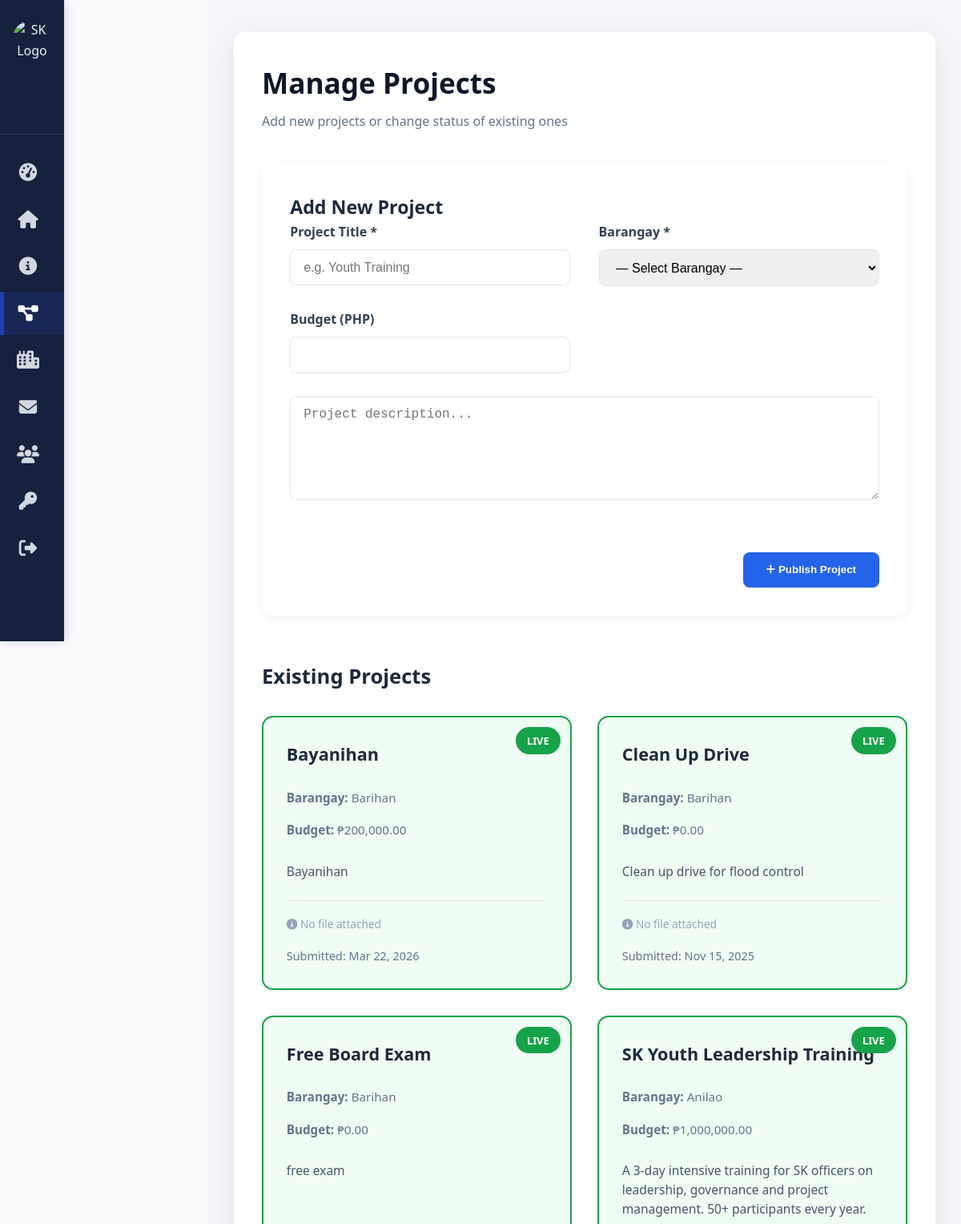
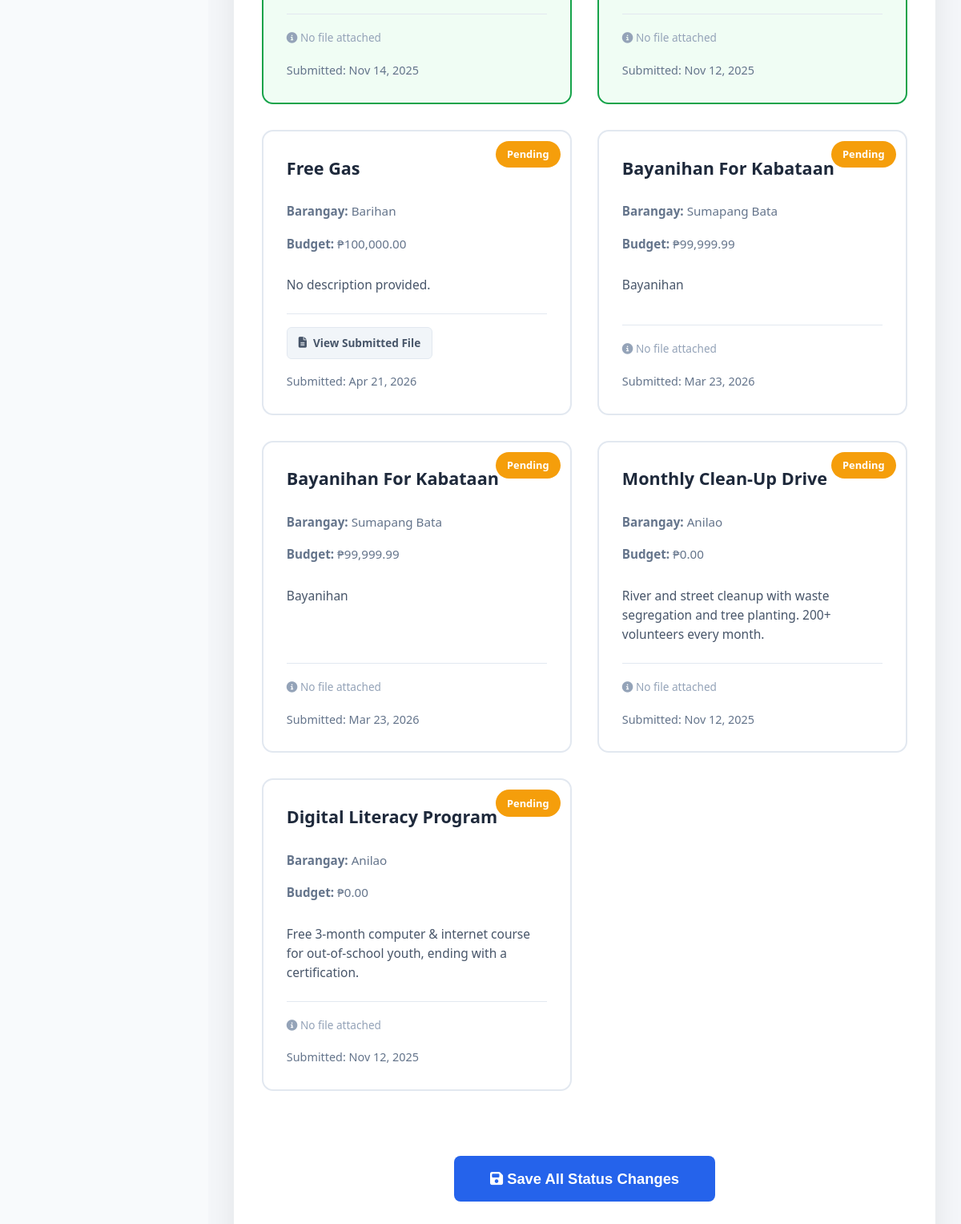
Page /admin/cms_projects.php (signed in) on the committed database (2 pictures, top to bottom).
### tables this page shows
CREATE TABLE `projects` (
  `id` int(11) NOT NULL,
  `barangay_id` int(11) NOT NULL,
  `title` varchar(150) NOT NULL,
  `description` text DEFAULT NULL,
  `image` varchar(100) DEFAULT NULL,
  `status` enum('pending','approved','rejected') DEFAULT 'pending',
  `submitted_by` int(11) DEFAULT NULL,
  `submitted_at` datetime DEFAULT current_timestamp(),
  `approved_at` datetime DEFAULT NULL,
  `budget` decimal(12,2) DEFAULT 0.00,
  `file_path` varchar(255) DEFAULT NULL
);

### admin/cms_projects.php (the view, shortened to what this page needs)
<?php
require_once '../connection.php';
$stmt = $pdo->query("
    SELECT
        p.id, p.title, p.description, p.budget, p.status,
        p.file_path,
        p.submitted_at, p.approved_at,
        COALESCE(b.name, '— Unknown —') AS barangay_name
    FROM projects p
    LEFT JOIN barangay b ON p.barangay_id = b.id
    ORDER BY p.approved_at DESC, p.submitted_at DESC
");
$projects = $stmt->fetchAll(PDO::FETCH_ASSOC);
?>
<!DOCTYPE html>
<html lang="en">
<head>
    <link rel="stylesheet" href="adminstyle.css">
    <link rel="stylesheet" href="https://cdnjs.cloudflare.com/ajax/libs/font-awesome/6.5.0/css/all.min.css">
</head>
<body>
<?php include 'sidebar.php'; ?>
<div class="main-content">
    <div class="container">
        <h1>Manage Projects</h1>
        <p class="muted">Add new projects or change status of existing ones</p>
        <div class="add-section">
            <h2 style="margin-top:0; font-size:1.45rem;">Add New Project</h2>
            <form method="POST">
                <div class="form-grid">
                    <div class="form-group">
                        <label>Project Title *</label>
                        <input type="text" name="title" required placeholder="e.g. Youth Training">
                    </div>
                    <div class="form-group">
                        <label>Barangay *</label>
                        <select name="barangay_id" required>
                            <option value="">— Select Barangay —</option>
                        </select>
                    </div>
                    <div class="form-group">
                        <label>Budget (PHP)</label>
                        <input type="number" name="budget" step="0.01" min="0">
                    </div>
                </div>
                <div style="margin-top:1.8rem;">
                    <textarea name="description" placeholder="Project description..." rows="5" required></textarea>
                </div>
                <div style="margin-top:2rem; text-align:right;">
                    <button type="submit" class="btn btn-primary">
                        <i class="fas fa-plus"></i> Publish Project
                    </button>
                </div>
            </form>
        </div>
        <div class="projects-header">
            <h2 style="margin:0; font-size:1.6rem;">Existing Projects</h2>
        </div>
        <?php if (empty($projects)): ?>
            <p style="text-align:center; padding:4rem 0; color:var(--gray);">No projects found.</p>
        <?php else: ?>
            <form method="POST">
                <div class="project-grid">
                <?php foreach ($projects as $p):
                    $isLive = ($p['status'] ?? 'pending') === 'approved';
                    $class = $isLive ? 'live' : 'pending';
                ?>
                    <div class="project-card <?= $class ?>" onclick="toggleStatus(this)">
                        <h3><?= htmlspecialchars($p['title']) ?></h3>
                        <p class="meta"><strong>Barangay:</strong> <?= htmlspecialchars($p['barangay_name']) ?></p>
                        <p class="meta"><strong>Budget:</strong> ₱<?= number_format($p['budget'] ?? 0, 2) ?></p>
                        <p class="description">
                            <?= nl2br(htmlspecialchars($p['description'] ?: 'No description provided.')) ?>
                        </p>
                        <div class="admin-document-area" onclick="event.stopPropagation();">
                            <?php if (!empty($p['file_path'])): ?>
                                <?php
                                    $icon = "fa-file-alt";
                                ?>
                                <a href="../uploads/projects/<?= htmlspecialchars($p['file_path']) ?>" target="_blank" class="doc-link">
                                    <i class="fas <?= $icon ?>"></i> View Submitted File
                                </a>
                            <?php else: ?>
                                <span style="font-size: 0.85rem; color: #94a3b8;"><i class="fas fa-info-circle"></i> No file attached</span>
                            <?php endif; ?>
                        </div>
                        <div class="date">
                            Submitted: <?= date('M j, Y', strtotime($p['submitted_at'])) ?>
                        </div>
                    </div>
                <?php endforeach; ?>
                </div>
                <div class="save-all-bar">
                    <button type="submit" class="btn btn-primary">
                        <i class="fas fa-save"></i> Save All Status Changes
                    </button>
                </div>
            </form>
        <?php endif; ?>
    </div>
</div>
</body>
</html>

### admin/adminstyle.css (style rules this page uses)
* { box-sizing: border-box; margin: 0; padding: 0; }
body { font-family: 'Segoe UI', Tahoma, Geneva, Verdana, sans-serif; background: #f4f6f9; color: #2c3e50; min-height: 100vh; }
.main-content { margin-left: 80px; padding: 40px; transition: margin-left 0.4s ease; background: #f4f6f9; min-height: 100vh; }
.container { background: white; padding: 35px; border-radius: 14px; box-shadow: 0 10px 35px rgba(0,0,0,0.08); max-width: 1000px; margin: 0 auto; }
.btn-primary { margin-top: 25px; padding: 14px 30px; background: #16213e; color: white; border: none; border-radius: 8px; font-weight: 600; cursor: pointer; transition: all 0.25s; }

### admin/cms_projects.php (style rules this page uses)
:root { --navy: #0f172a; --blue: #2563eb; --success: #16a34a; --light: #f8fafc; --gray: #64748b; --border: #e2e8f0; --pending: #f59e0b; }
body { background: var(--light); font-family: 'Segoe UI', system-ui, sans-serif; color: #1e293b; margin: 0; line-height: 1.6; }
.main-content { margin-left: 260px; padding: 2.5rem 2rem; min-height: 100vh; }
.container { max-width: 1280px; margin: 0 auto; }
h1 { color: var(--navy); font-size: 2.2rem; margin: 0 0 0.5rem; }
.muted { color: var(--gray); margin: 0 0 2.5rem; }
.add-section { background: white; border-radius: 12px; box-shadow: 0 4px 16px rgba(0,0,0,0.06); padding: 2.2rem; margin-bottom: 3.5rem; }
.form-grid { display: grid; grid-template-columns: repeat(auto-fit, minmax(300px, 1fr)); gap: 1.8rem 2.2rem; }
.form-group label { display: block; margin-bottom: 0.5rem; font-weight: 600; color: #334155; }
input, select, textarea { width: 100%; padding: 0.8rem 1rem; border: 1px solid var(--border); border-radius: 8px; font-size: 1rem; }
textarea { min-height: 130px; resize: vertical; }
.btn { padding: 0.9rem 1.8rem; border: none; border-radius: 8px; font-weight: 600; cursor: pointer; transition: all 0.2s; }
.btn-primary { background: var(--blue); color: white; }
.projects-header { display: flex; justify-content: space-between; align-items: center; margin: 3.5rem 0 1.8rem; }
.project-grid { display: grid; grid-template-columns: repeat(auto-fill, minmax(340px, 1fr)); gap: 2rem; }
.project-card { background: white; border: 2px solid var(--border); border-radius: 14px; padding: 1.8rem; transition: all 0.2s ease; position: relative; overflow: hidden; display: flex; flex-direction: column; }
.project-card.live { border-color: var(--success); background: #f0fdf4; }
.project-card.live::after { content: "LIVE"; position: absolute; top: 12px; right: 12px; background: var(--success); color: white; font-size: 0.8rem; font-weight: bold; padding: 0.4rem 0.9rem; border-radius: 999px; }
.project-card.pending::after { content: "Pending"; position: absolute; top: 12px; right: 12px; background: var(--pending); color: white; font-size: 0.8rem; font-weight: bold; padding: 0.4rem 0.9rem; border-radius: 999px; }
.project-card h3 { margin: 0 0 1rem; font-size: 1.35rem; color: #1e293b; }
.project-card .meta { color: var(--gray); font-size: 0.95rem; margin: 0.5rem 0; }
.project-card .description { margin-top: 1.2rem; color: #475569; line-height: 1.55; font-size: 0.97rem; flex-grow: 1; }
.admin-document-area { margin-top: 1.5rem; padding-top: 1rem; border-top: 1px solid var(--border); }
.doc-link { text-decoration: none; background: #f1f5f9; color: #475569; font-size: 0.85rem; font-weight: 600; padding: 8px 14px; border-radius: 6px; border: 1px solid #e2e8f0; display: inline-flex; align-items: center; gap: 8px; }
.project-card .date { color: #64748b; font-size: 0.9rem; margin-top: 1rem; display: block; }
.save-all-bar { margin: 3.5rem 0 2.5rem; text-align: center; }
.save-all-bar .btn { font-size: 1.15rem; padding: 1.1rem 2.8rem; }

### rows in the picture
projects: title "Bayanihan", barangay_name "Barihan", budget "200,000.00", description "Bayanihan", shows "No file attached", submitted_at "Mar 22, 2026"
projects: title "Clean Up Drive", barangay_name "Barihan", budget "0.00", description "Clean up drive for flood control", shows "No file attached", submitted_at "Nov 15, 2025"
projects: title "Free Board Exam", barangay_name "Barihan", budget "0.00", description "free exam", shows "No file attached", submitted_at "Nov 14, 2025"
projects: title "SK Youth Leadership Training", barangay_name "Anilao", budget "1,000,000.00", description "A 3‑day intensive training for SK officers on leadership, governance and project management. 50+ participants every year.", shows "No file attached", submitted_at "Nov 12, 2025"
projects: title "Free Gas", barangay_name "Barihan", budget "100,000.00", description "No description provided.", submitted_at "Apr 21, 2026"
projects: title "Bayanihan For Kabataan", barangay_name "Sumapang Bata", budget "99,999.99", description "Bayanihan", shows "No file attached", submitted_at "Mar 23, 2026"
projects: title "Bayanihan For Kabataan", barangay_name "Sumapang Bata", budget "99,999.99", description "Bayanihan", shows "No file attached", submitted_at "Mar 23, 2026"
projects: title "Monthly Clean‑Up Drive", barangay_name "Anilao", budget "0.00", description "River and street cleanup with waste segregation and tree planting. 200+ volunteers every month.", shows "No file attached", submitted_at "Nov 12, 2025"
projects: title "Digital Literacy Program", barangay_name "Anilao", budget "0.00", description "Free 3‑month computer & internet course for out‑of‑school youth, ending with a certification.", shows "No file attached", submitted_at "Nov 12, 2025"
